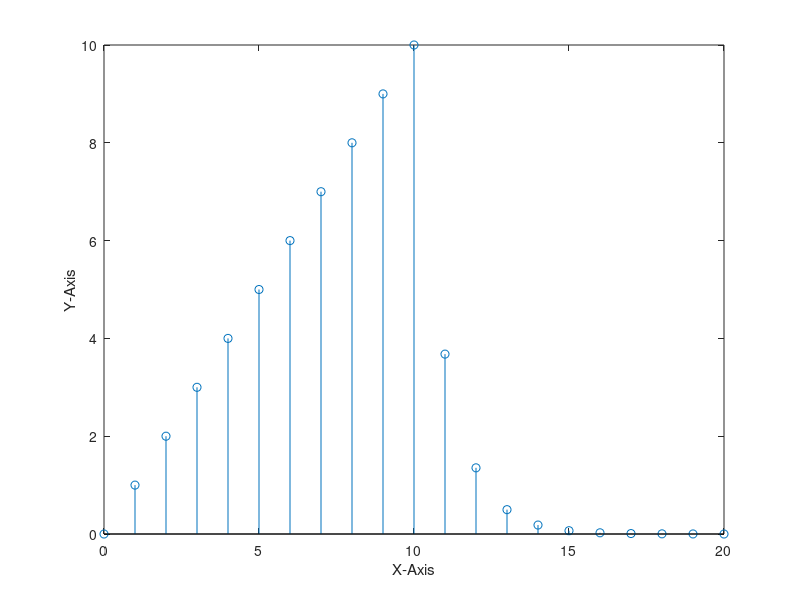

The MATLAB script that drew this image:
n=0:20;
y=[0 1 2 3 4 5 6 7 8 9 zeros(1,11)]+[zeros(1,10) 10*exp(-(0.3*0:9)) 0];
stem(n,y);
xlabel("X-Axis");
ylabel("Y-Axis");
